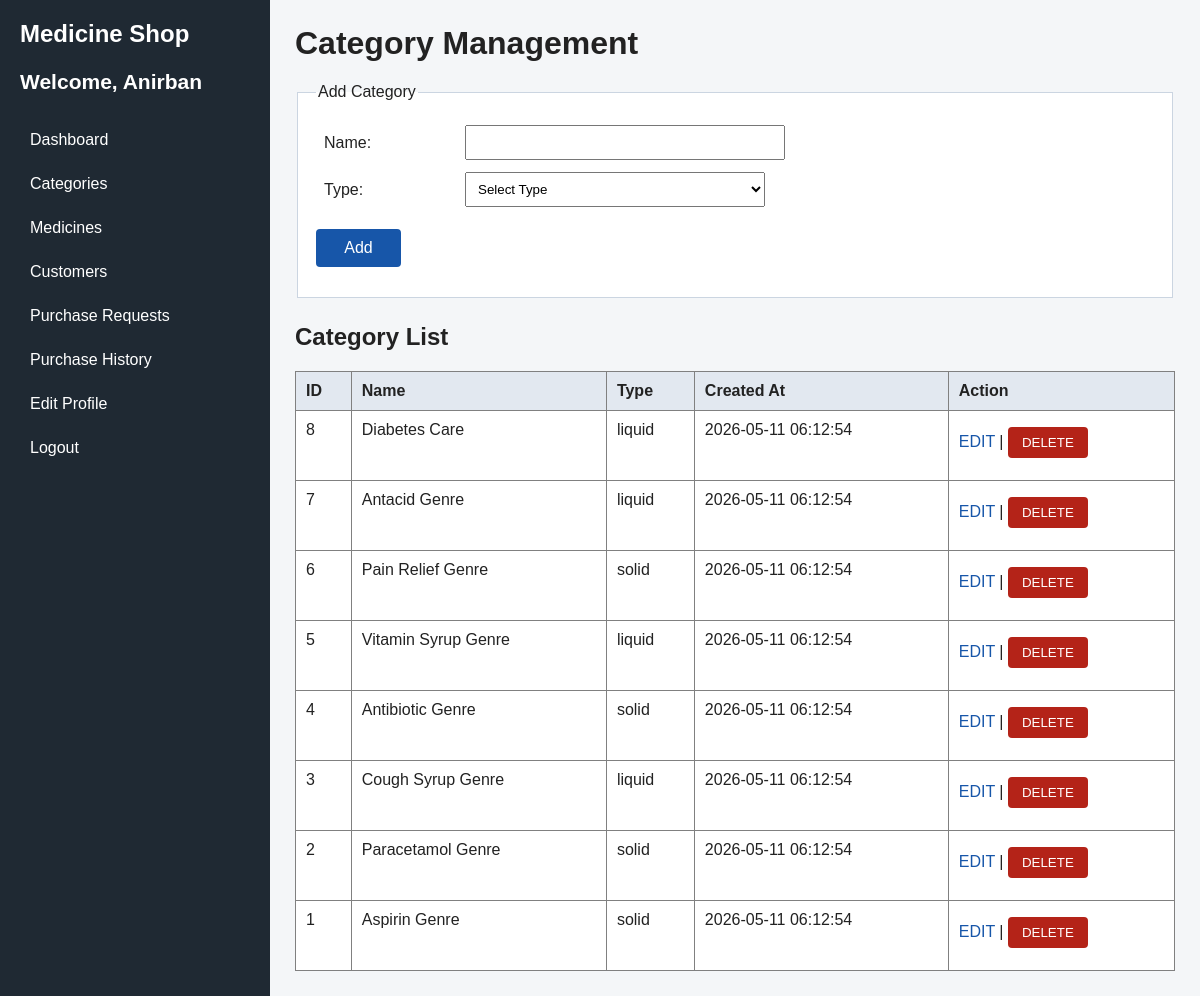
Page /view/admin_categories.php (signed in) on the committed database.
### tables this page shows
CREATE TABLE `categories` (
  `id` int(11) NOT NULL,
  `name` varchar(100) NOT NULL,
  `category_type` enum('liquid','solid') NOT NULL,
  `created_at` timestamp NOT NULL DEFAULT current_timestamp()
);

### model/adminModel.php (called while the page is built, shortened)
<?php
    function getAllCategories(){
        $con = getConnection();
        $sql = "select * from categories order by id desc";
        $result = mysqli_query($con, $sql);
        $categories = [];
        while($row = mysqli_fetch_assoc($result)){
            $categories[] = $row;
        }
        return $categories;
    }
?>

### view/admin_categories.php (the view, shortened to what this page needs)
<?php
    require_once('admin_header.php');
    require_once('../model/adminModel.php');
    $categories = getAllCategories();
    $editCategory = null;
?>
<h1>Category Management</h1>
<form method="post" action="../controller/adminController.php" onsubmit="return validateCategory()">
    <fieldset>
        <legend><?php if($editCategory){ echo "Edit Category"; }else{ echo "Add Category"; } ?></legend>
        <table class="form-table">
            <tr>
                <td>Name:</td>
                <td><input type="text" name="name" id="categoryName" value="<?php if($editCategory){ echo htmlspecialchars($editCategory['name']); } ?>"></td>
            </tr>
            <tr>
                <td>Type:</td>
                <td>
                    <select name="category_type" id="categoryType">
                        <option value="">Select Type</option>
                    </select>
                </td>
            </tr>
        </table>
        <input class="form-btn" type="submit" name="submit" value="<?php if($editCategory){ echo "Update"; }else{ echo "Add"; } ?>">
    </fieldset>
</form>
<h2>Category List</h2>
<table border="1">
    <tr>
        <th>ID</th>
        <th>Name</th>
        <th>Type</th>
        <th>Created At</th>
        <th>Action</th>
    </tr>
    <?php foreach($categories as $category){ ?>
        <tr>
            <td><?=$category['id']?></td>
            <td><?=htmlspecialchars($category['name'])?></td>
            <td><?=htmlspecialchars($category['category_type'])?></td>
            <td><?=$category['created_at']?></td>
            <td>
                <a href="admin_categories.php?edit=<?=$category['id']?>">EDIT</a> |
                <form class="inline-form" method="post" action="../controller/adminController.php" onsubmit="return confirm('Delete this category?')">
                    <input type="submit" value="DELETE">
                </form>
            </td>
        </tr>
    <?php } ?>
</table>
        </div>
    </div>
</body>
</html>

### public/css/style.css (style rules this page uses)
body { margin: 0; font-family: Arial, sans-serif; background: #f4f6f8; color: #222; }
a { color: #1756a9; text-decoration: none; }
h1 { margin-top: 0; }
fieldset { border: 1px solid #cbd5e1; background: white; margin-bottom: 25px; padding: 18px; }
input, select, textarea { padding: 8px; margin: 6px 0 12px 0; width: 300px; max-width: 100%; }
.form-table { width: auto; background: transparent; margin-bottom: 10px; }
.form-table td { padding: 6px 8px; vertical-align: middle; }
.form-table td:first-child { width: 125px; }
.form-table input, .form-table select, .form-table textarea { margin: 0; }
input[type=submit], button, .button-link { width: auto; padding: 8px 14px; background: #1756a9; border: none; color: white; cursor: pointer; border-radius: 4px; }
input.form-btn, a.form-btn { width: 85px; height: 38px; line-height: 22px; padding: 8px 0; text-align: center; box-sizing: border-box; display: inline-block; font-size: 16px; }
table { width: 100%; border-collapse: collapse; background: white; }
th, td { padding: 10px; text-align: left; vertical-align: top; }
th { background: #e2e8f0; }
.inline-form { display: inline; }
.inline-form input[type=submit] { background: #b42318; }

### rows in the picture
categories: id "8", name "Diabetes Care", category_type "liquid", created_at "2026-05-11 06:12:54"
categories: id "7", name "Antacid Genre", category_type "liquid", created_at "2026-05-11 06:12:54"
categories: id "6", name "Pain Relief Genre", category_type "solid", created_at "2026-05-11 06:12:54"
categories: id "5", name "Vitamin Syrup Genre", category_type "liquid", created_at "2026-05-11 06:12:54"
categories: id "4", name "Antibiotic Genre", category_type "solid", created_at "2026-05-11 06:12:54"
categories: id "3", name "Cough Syrup Genre", category_type "liquid", created_at "2026-05-11 06:12:54"
categories: id "2", name "Paracetamol Genre", category_type "solid", created_at "2026-05-11 06:12:54"
categories: id "1", name "Aspirin Genre", category_type "solid", created_at "2026-05-11 06:12:54"

### other values in the picture
$_SESSION['name'] "Anirban"
